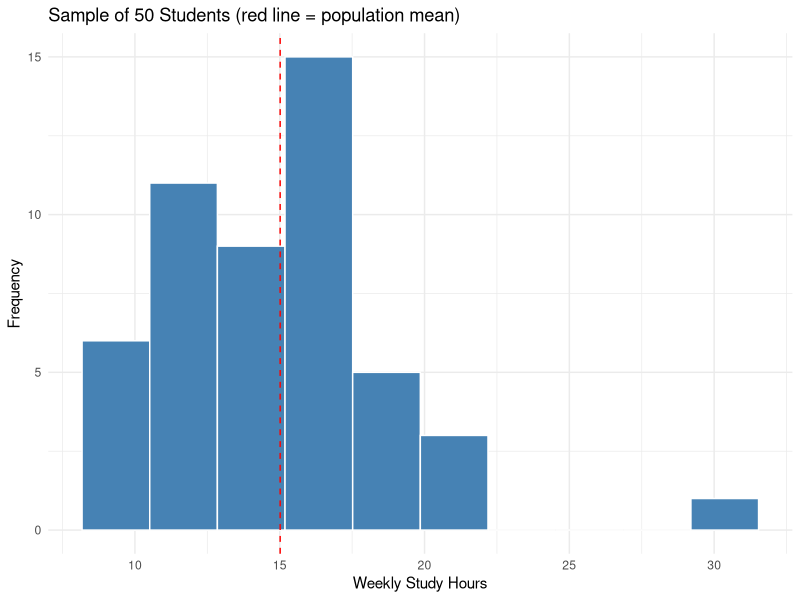
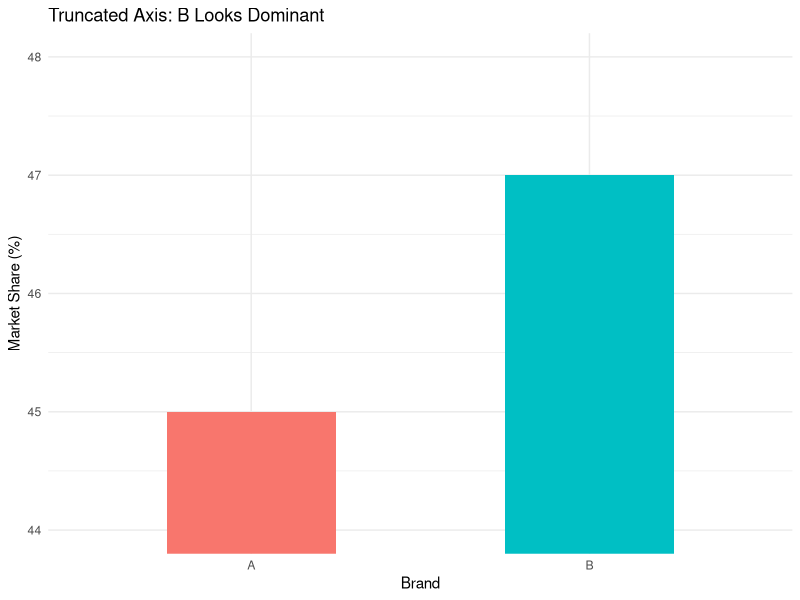
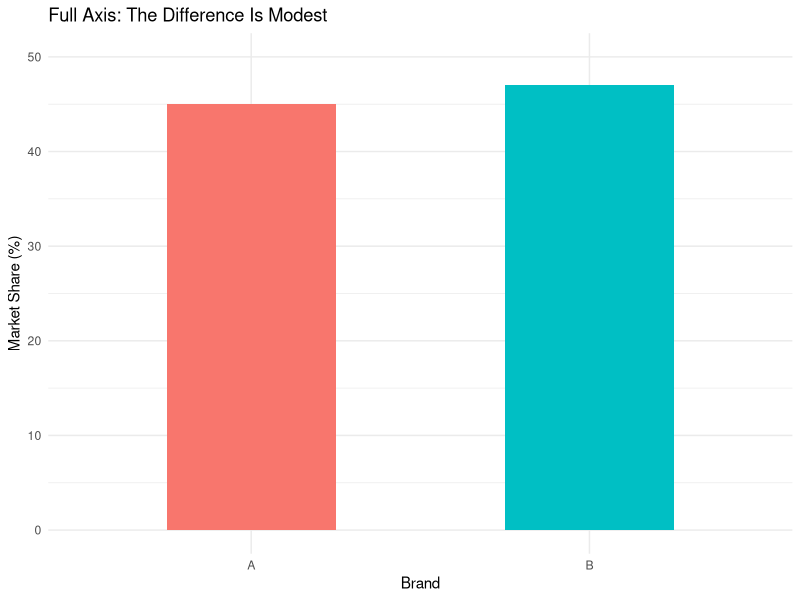
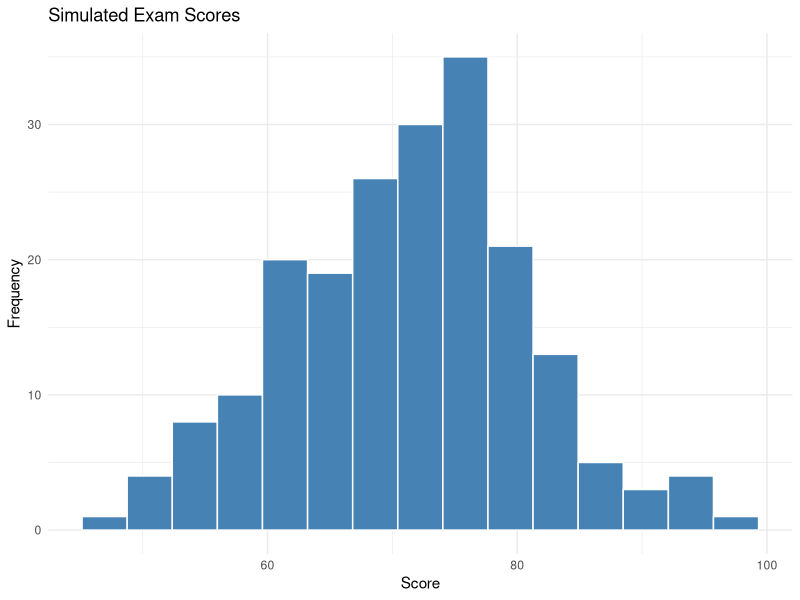

Reproduce these figures in R, in order.
## ---- chunk 1
library(tidyverse)
## ---- chunk 2
set.seed(2026)

population_hours <- rnorm(10000, mean = 15, sd = 4)
sample_hours     <- sample(population_hours, 50)

c(`Population mean (parameter)` = mean(population_hours),
  `Sample mean (statistic)`     = mean(sample_hours))
## ---- chunk 3
ggplot(data.frame(hours = sample_hours), aes(x = hours)) +
  geom_histogram(bins = 10, fill = "steelblue", color = "white") +
  geom_vline(xintercept = mean(population_hours), linetype = "dashed", color = "red") +
  labs(title = "Sample of 50 Students (red line = population mean)",
       x = "Weekly Study Hours", y = "Frequency") +
  theme_minimal()
## ---- chunk 4
recorded_values   <- c(18.6, 245, 3.75)
measurement_units <- c(0.1, 1, 0.01)

data.frame(
  Recorded = recorded_values,
  Unit     = measurement_units,
  Lower    = recorded_values - measurement_units / 2,
  Upper    = recorded_values + measurement_units / 2
) |> knitr::kable(align = "c")
## ---- chunk 5
postal_code    <- factor(c("104", "220", "804"))
service_rating <- factor(c("poor", "good", "excellent"),
                         levels = c("poor", "good", "excellent"),
                         ordered = TRUE)
iq_score    <- c(109, 110, 125)
body_weight <- c(150, 180, 205)

str(postal_code)
str(service_rating)
str(iq_score)
str(body_weight)
## ---- chunk 6
set.seed(1)
roster <- tibble(
  id      = 1:500,
  college = rep(c("Business", "Design", "Culture", "Management", "Media"),
                each = 100))
## ---- chunk 7
sample(roster$id, 10)
## ---- chunk 8
population_size <- 500
sample_size     <- 10
interval        <- population_size / sample_size

random_start <- sample(seq_len(interval), 1)
seq(random_start, population_size, by = interval)
## ---- chunk 9
roster |>
  group_by(college) |>
  slice_sample(n = 2) |>
  arrange(college)
## ---- chunk 10
building_id      <- rep(1:10, each = 20)
chosen_buildings <- sample(1:10, 2)

chosen_buildings
table(building_id[building_id %in% chosen_buildings])
## ---- chunk 11
set.seed(42)

subject_id      <- 1:20
treatment_group <- sample(subject_id, 10)
control_group   <- setdiff(subject_id, treatment_group)

assignment <- data.frame(
  Group    = c("Treatment", "Control"),
  Subjects = c(paste(sort(treatment_group), collapse = ", "),
               paste(sort(control_group),   collapse = ", "))
)
## ---- chunk 12
assignment |> knitr::kable(align = "l")
## ---- chunk 13
market_share <- data.frame(Brand = c("A", "B"), Share = c(45, 47))
market_share
## ---- chunk 14
ggplot(market_share, aes(Brand, Share, fill = Brand)) +
  geom_col(show.legend = FALSE, width = 0.5) +
  coord_cartesian(ylim = c(44, 48)) +
  labs(title = "Truncated Axis: B Looks Dominant",
       y = "Market Share (%)") +
  theme_minimal()
## ---- chunk 15
ggplot(market_share, aes(Brand, Share, fill = Brand)) +
  geom_col(show.legend = FALSE, width = 0.5) +
  coord_cartesian(ylim = c(0, 50)) +
  labs(title = "Full Axis: The Difference Is Modest",
       y = "Market Share (%)") +
  theme_minimal()
## ---- chunk 16
set.seed(7)

exam_scores <- rnorm(200, mean = 70, sd = 10)
summary(exam_scores)
## ---- chunk 17
ggplot(data.frame(exam_scores), aes(exam_scores)) +
  geom_histogram(bins = 15, fill = "steelblue", color = "white") +
  labs(title = "Simulated Exam Scores", x = "Score", y = "Frequency") +
  theme_minimal()
